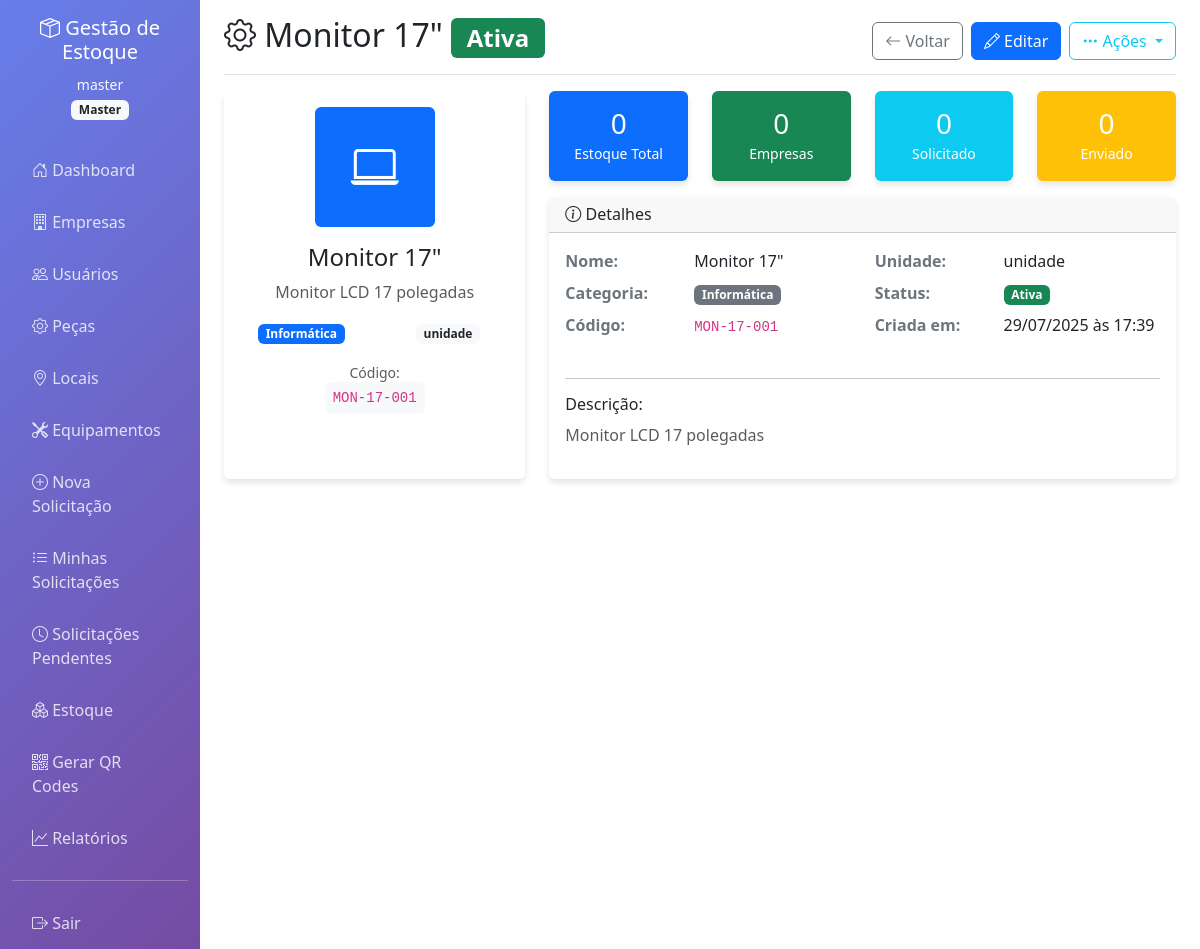
Before: /parts/1/view (signed in) with the older database file.
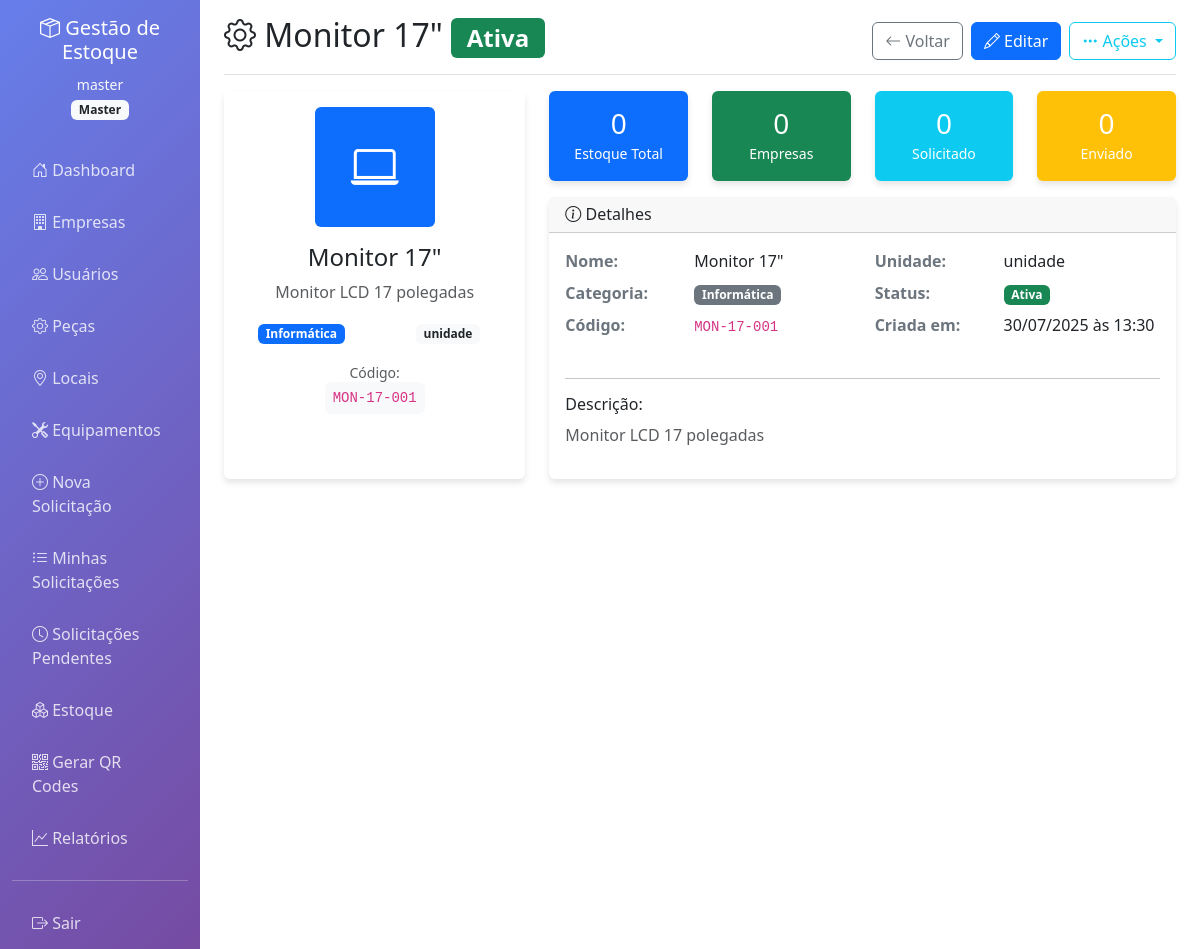
After: the same page with the newer database file.
### app.py (models this page shows)
class Part(db.Model):
    id = db.Column(db.Integer, primary_key=True)
    name = db.Column(db.String(100), nullable=False)
    description = db.Column(db.Text)
    part_number = db.Column(db.String(50))
    base_code = db.Column(db.String(20), unique=True)
    category = db.Column(db.String(50))
    unit_measure = db.Column(db.String(20))  # unidade, kg, metro, etc
    is_active = db.Column(db.Boolean, default=True)
    created_at = db.Column(db.DateTime, default=datetime.utcnow)

### app.py (the view)
@app.route('/parts/<int:id>/view')
@login_required
def view_part(id):
    part = Part.query.get_or_404(id)
    total_stock = 0
    total_companies = 0
    total_requests = 0
    total_sent = 0
    total_received = 0
    for stock in part.stocks:
        total_stock += stock.quantity
        total_companies += 1
    for request_item in part.request_items:
        total_requests += request_item.quantity_requested
        total_sent += request_item.quantity_sent
        total_received += request_item.quantity_received
    recent_requests = db.session.query(Request, RequestItem).join(RequestItem).filter(
        RequestItem.part_id == part.id
    ).order_by(Request.created_at.desc()).limit(10).all()
    instances = PartInstance.query.filter_by(part_id=part.id).order_by(PartInstance.created_at.desc()).limit(20).all()
    context = {
        'part': part,
        'total_stock': total_stock,
        'total_companies': total_companies,
        'total_requests': total_requests,
        'total_sent': total_sent,
        'total_received': total_received,
        'recent_requests': recent_requests,
        'instances': instances
    }
    return render_template('view_part.html', **context)

### app.py (called while the page is built)
@app.context_processor
def inject_now():
    return {'now': datetime.utcnow()}

@login_manager.user_loader
def load_user(user_id):
    return User.query.get(int(user_id))

### templates/view_part.html (shortened to what the changed rows need)
{% extends "base.html" %}
{% block content %}
<div class="d-flex justify-content-between flex-wrap flex-md-nowrap align-items-center pt-3 pb-2 mb-3 border-bottom">
    <h1 class="h2">
        <i class="bi bi-gear"></i> {{ part.name }}
        <span class="badge {{ 'bg-success' if part.is_active else 'bg-secondary' }}">
            {{ 'Ativa' if part.is_active else 'Inativa' }}
        </span>
    </h1>
    <div class="btn-toolbar mb-2 mb-md-0">
        <a href="{{ url_for('manage_parts') }}" class="btn btn-outline-secondary">
        </a>
        {% if current_user.role == 'master' %}
        <a href="{{ url_for('edit_part', id=part.id) }}" class="btn btn-primary ms-2">
        </a>
        {% endif %}
        <div class="btn-group ms-2">
        </div>
    </div>
</div>
<div class="row mb-4">
    <div class="col-md-4">
        <div class="card h-100">
            <div class="card-body text-center">
                <div class="avatar-xl bg-{{ 'primary' if part.category == 'Informática' else 'success' if part.category == 'Eletrônicos' else 'info' if part.category == 'Móveis' else 'warning' if part.category == 'Cabos' else 'secondary' }} text-white rounded d-flex align-items-center justify-content-center mx-auto mb-3">
                    <i class="bi bi-{{ 'laptop' if part.category == 'Informática' else 'cpu' if part.category == 'Eletrônicos' else 'house' if part.category == 'Móveis' else 'ethernet' if part.category == 'Cabos' else 'gear' }}" style="font-size: 3rem;"></i>
                </div>
                <h4>{{ part.name }}</h4>
                {% if part.description %}
                <p class="text-muted">{{ part.description }}</p>
                {% endif %}
                <div class="row mt-3">
                    <div class="col-6">
                        {% if part.category %}
                        <span class="badge bg-{{ 'primary' if part.category == 'Informática' else 'success' if part.category == 'Eletrônicos' else 'info' if part.category == 'Móveis' else 'warning' if part.category == 'Cabos' else 'secondary' }}">
                            {{ part.category }}
                        </span>
                        {% endif %}
                    </div>
                    <div class="col-6">
                        <span class="badge bg-light text-dark">
                            {{ part.unit_measure or 'unidade' }}
                        </span>
                    </div>
                </div>
                {% if part.part_number %}
                <div class="mt-3">
                    <small class="text-muted">Código:</small><br>
                    <code class="bg-light p-2 rounded">{{ part.part_number }}</code>
                </div>
                {% endif %}
            </div>
        </div>
    </div>
    <div class="col-md-8">
        <div class="card">
            <div class="card-body">
                <div class="row">
                    <div class="col-md-6">
                        <dl class="row">
                            <dt class="col-sm-5">Nome:</dt>
                            <dd class="col-sm-7">{{ part.name }}</dd>
                            <dt class="col-sm-5">Categoria:</dt>
                            <dd class="col-sm-7">
                                {% if part.category %}
                                <span class="badge bg-secondary">{{ part.category }}</span>
                                {% else %}
                                <span class="text-muted">Não definida</span>
                                {% endif %}
                            </dd>
                            <dt class="col-sm-5">Código:</dt>
                            <dd class="col-sm-7">
                                {% if part.part_number %}
                                <code>{{ part.part_number }}</code>
                                {% else %}
                                <span class="text-muted">Não definido</span>
                                {% endif %}
                            </dd>
                        </dl>
                    </div>
                    <div class="col-md-6">
                        <dl class="row">
                            <dt class="col-sm-5">Unidade:</dt>
                            <dd class="col-sm-7">{{ part.unit_measure or 'unidade' }}</dd>
                            <dt class="col-sm-5">Status:</dt>
                            <dd class="col-sm-7">
                                <span class="badge {{ 'bg-success' if part.is_active else 'bg-secondary' }}">
                                    {{ 'Ativa' if part.is_active else 'Inativa' }}
                                </span>
                            </dd>
                            <dt class="col-sm-5">Criada em:</dt>
                            <dd class="col-sm-7">{{ part.created_at.strftime('%d/%m/%Y às %H:%M') }}</dd>
                        </dl>
                    </div>
                </div>
                {% if part.description %}
                <hr>
                <h6>Descrição:</h6>
                <p class="text-muted">{{ part.description }}</p>
                {% endif %}
            </div>
        </div>
    </div>
</div>
{% endblock %}

Changed rows visible on the page:
changed Part "Monitor 17\"": created_at "29/07/2025 às 17:39" → "30/07/2025 às 13:30"
